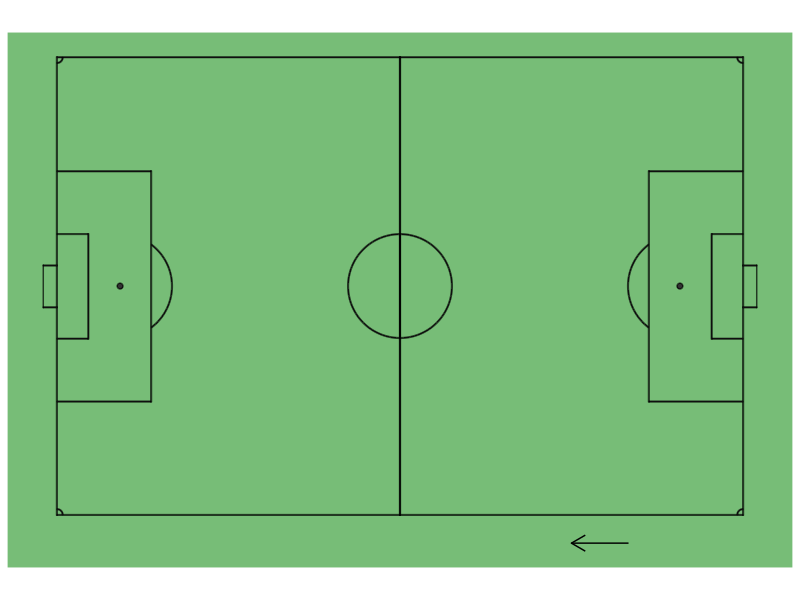
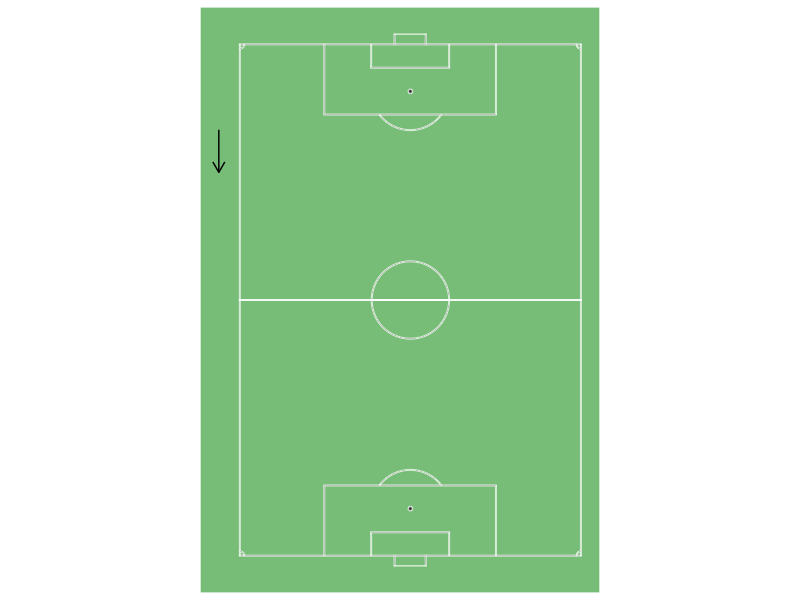

Source code (R) for these figures, in order:
library(ggplot2)

###Define the Pitch Visualization
stadiumlength <- 120
stadiumwidth <- 80
linewidth <- .12
goalboxlength <- 16.5
goalboxpos <- (stadiumwidth-goalboxlength*2-7.32)/2
smallboxlength <- 5.5
smallboxpos <- goalboxpos+goalboxlength-smallboxlength
crossbarl <- 7.32
crossbarh <- 2.44
goalpos <- goalboxpos+goalboxlength
attdefzone <- 30
channel <- 4
channelsplit <- 25



##Define the circle function that we will be using to create the center cirlce as well as the 18 yard box circles
circle_fun <- function(center=c(0,0), diameter=1, npoints=1000, start=0, end=2){
  tt <- seq(start*pi, end*pi, length.out=npoints)
  data.frame(
    x = center[1] + diameter / 2 * cos(tt),
    y = center[2] + diameter / 2 * sin(tt)
  )
}


##everything we build on one side of the pitch should be mirrored on the other side of the pitch
##this assumes that our pitch diagram goes down -> up
mirror <- function(x) stadiumlength-x


## To use ggplot2, we need to define all the points that will go into the shape of the field
## The four parameters are: x (width values), y (length values), group (for the two sides), desc (a description for ease of use and further customization)
segment_coord <- function(x, y, group, desc){
  segment_df <- data.frame(x = x, y = y) 
  segment_df$group <- group
  segment_df$side <- 1
  group <- group + 1
  
  # The same thing for the opposite side
  segment_df2 <- data.frame(x = x, y = mirror(y))
  segment_df2$group <- group
  segment_df2$side <- 2
  group <<- group + 1
  
  # On reunit les donnees
  segment_df <- rbind(segment_df, segment_df2)
  segment_df$desc <- desc
  
  return(segment_df)
}

####this function will rotate the pitch if you want to see the field horizontally 
rotate_pitch <- function(pitch, theta=pi/2){
  pitch_r <- pitch
  pitch_r$x <- pitch_r$x / 180 * pi
  pitch_r$y <- pitch_r$y / 180 * pi
  matrix_r <- matrix(c(cos(theta), sin(theta), -sin(theta), cos(theta)), ncol = 2)
  coords_r <- apply(pitch_r[,c("x","y")], 1, function(x) x %*% matrix_r)
  pitch_r$x <- coords_r[1,] ; pitch_r$y <- coords_r[2,]
  pitch_r$x <- pitch_r$x * 180 / pi
  pitch_r$y <- pitch_r$y * 180 / pi
  return(pitch_r)
}




##Here we define the circles we need for our field. Our field lines have width of 12cm.
#Center Circle -- at midpoint of the halfway line, with radius of 9.15m (10 yards)
centercircle_outer <- circle_fun(center=c(stadiumwidth/2,stadiumlength/2),diameter = 9.15 * 2)
centercircle_inner <- circle_fun(center=c(stadiumwidth/2,stadiumlength/2),diameter = (9.15-linewidth) * 2)

#Penalty Arc -- arc from penalty spot (11 meters, 12 yards) with radius of 9.15 m (10 yards)
penaltyarc_outer <- circle_fun(center=c(stadiumwidth/2,11),diameter = 9.15 * 2)
penaltyarc_inner <- circle_fun(center=c(stadiumwidth/2,11),diameter = (9.15-linewidth) * 2)

#corner arcs
cornerarc_outer_r <- circle_fun(center = c(stadiumwidth,0),diameter = 1*2)
cornerarc_inner_r <- circle_fun(center = c(stadiumwidth,0),diameter = (1-linewidth)*2)

cornerarc_outer_l <- circle_fun(center = c(0,0),diameter = 1*2)
cornerarc_inner_l <- circle_fun(center = c(0,0),diameter = (1-linewidth)*2)

#penalty spot
penaltyspot <- circle_fun(center=c(stadiumwidth/2,11),diameter=.5*2)


##Now, we generate our dataframe that contains the points for all of our field markings
group <- 1

pitch <- segment_coord(x=c(0-linewidth,0-linewidth,stadiumwidth+linewidth,stadiumwidth+linewidth)
                       ,y=c(0-linewidth,0,0,0-linewidth),group=group,desc = "goal line") 

pitch <- rbind(pitch,segment_coord(x=c(0-linewidth,0-linewidth,0,0)
                                   ,y=c(0,stadiumlength/2-linewidth/2,stadiumlength/2-linewidth/2,0),group=group,desc = "left touch line"))

pitch <- rbind(pitch,segment_coord(x=c(stadiumwidth,stadiumwidth,stadiumwidth+linewidth,stadiumwidth+linewidth)
                                   ,y=c(0,stadiumlength/2-linewidth/2,stadiumlength/2-linewidth/2,0),group=group,desc = "right touch line"))

pitch <- rbind(pitch,segment_coord(x=c(goalboxpos-linewidth,goalboxpos-linewidth,goalboxpos,goalboxpos)
                                   ,y=c(0,goalboxlength-linewidth,goalboxlength-linewidth,0),group=group,desc = "left 18 yard box"))

pitch <- rbind(pitch,segment_coord(x=c(stadiumwidth-goalboxpos-linewidth,stadiumwidth-goalboxpos-linewidth,stadiumwidth-goalboxpos,stadiumwidth-goalboxpos)
                                   ,y=c(0,goalboxlength-linewidth,goalboxlength-linewidth,0),group=group,desc = "right 18 yard box"))

pitch <- rbind(pitch,segment_coord(x=c(goalboxpos-linewidth,goalboxpos-linewidth,stadiumwidth-goalboxpos,stadiumwidth-goalboxpos)
                                   ,y=c(goalboxlength-linewidth,goalboxlength,goalboxlength,goalboxlength-linewidth),group=group,desc = "18 yard box line"))

pitch <- rbind(pitch, segment_coord(x=c(smallboxpos-linewidth,smallboxpos-linewidth,smallboxpos,smallboxpos)
                                    ,y=c(0,smallboxlength-linewidth,smallboxlength-linewidth,0),group=group,desc = "left 6 yard box"))

pitch <- rbind(pitch, segment_coord(x=c(stadiumwidth-smallboxpos-linewidth,stadiumwidth-smallboxpos-linewidth,stadiumwidth-smallboxpos,stadiumwidth-smallboxpos)
                                    ,y=c(0,smallboxlength-linewidth,smallboxlength-linewidth,0),group=group,desc = "right 6 yard box"))

pitch <- rbind(pitch, segment_coord(x=c(smallboxpos-linewidth,smallboxpos-linewidth,stadiumwidth-smallboxpos,stadiumwidth-smallboxpos)
                                    ,y=c(smallboxlength-linewidth,smallboxlength,smallboxlength,smallboxlength-linewidth),group=group,desc = "6 yard box line"))

pitch <- rbind(pitch, segment_coord(x=c(goalpos-linewidth,goalpos-linewidth,goalpos,goalpos)
                                    ,y=c(0-crossbarh,0,0,0-crossbarh),group=group,desc = "left goal post"))

pitch <- rbind(pitch, segment_coord(x=c(stadiumwidth-goalpos-linewidth,stadiumwidth-goalpos-linewidth,stadiumwidth-goalpos,stadiumwidth-goalpos)
                                    ,y=c(0-crossbarh,0,0,0-crossbarh),group=group,desc = "right goal post"))

pitch <- rbind(pitch, segment_coord(x=c(goalpos-linewidth,goalpos-linewidth,stadiumwidth-goalpos,stadiumwidth-goalpos)
                                    ,y=c(0-crossbarh,0-crossbarh,0-crossbarh,0-crossbarh),group=group,desc = "crossbar"))

pitch <- rbind(pitch, segment_coord(x=penaltyspot[,"x"]
                                    ,y=penaltyspot[,"y"],group=group,desc = "penalty spot"))

pitch <- rbind(pitch, segment_coord(x=c(centercircle_outer[centercircle_outer$y<=stadiumlength/2,"x"],rev(centercircle_inner[centercircle_inner$y<=stadiumlength/2,"x"]))
                                    ,y=c(centercircle_outer[centercircle_outer$y<=stadiumlength/2,"y"],rev(centercircle_inner[centercircle_inner$y<=stadiumlength/2,"y"])),group=group,desc = "center circle"))


pitch <- rbind(pitch, segment_coord(x=c(0-linewidth,0-linewidth,stadiumwidth+linewidth,stadiumwidth+linewidth)
                                    ,y=c(stadiumlength/2-linewidth/2,stadiumlength/2+linewidth/2,stadiumlength/2+linewidth/2,stadiumlength/2-linewidth/2),group=group,desc = "halfway line"))

pitch <- rbind(pitch, segment_coord(x=c(penaltyarc_outer[penaltyarc_outer$y>=goalboxlength,"x"],rev(penaltyarc_inner[penaltyarc_inner$y>=goalboxlength,"x"]))
                                    ,y=c(penaltyarc_outer[penaltyarc_outer$y>=goalboxlength,"y"],rev(penaltyarc_inner[penaltyarc_inner$y>=goalboxlength,"y"])),group=group,desc = "penalty arc"))

pitch <- rbind(pitch, segment_coord(x=c(cornerarc_outer_l[cornerarc_outer_l$x>=0 & cornerarc_outer_l$y>=0,"x"],rev(cornerarc_inner_l[cornerarc_inner_l$x>=0 & cornerarc_inner_l$y>=0,"x"]))
                                    ,y=c(cornerarc_outer_l[cornerarc_outer_l$x>=0 & cornerarc_outer_l$y>=0,"y"],rev(cornerarc_inner_l[cornerarc_inner_l$x>=0 & cornerarc_inner_l$y>=0,"y"])),group=group,desc = "left corner"))

pitch <- rbind(pitch, segment_coord(x=c(cornerarc_outer_r[cornerarc_outer_r$x>=0&cornerarc_outer_r$x<=stadiumwidth & cornerarc_outer_r$y>=0,"x"],rev(cornerarc_inner_r[cornerarc_inner_r$x>=0&cornerarc_inner_r$x<=stadiumwidth& cornerarc_inner_r$y>=0,"x"]))
                                    ,y=c(cornerarc_outer_r[cornerarc_outer_r$x>=0&cornerarc_outer_r$x<=stadiumwidth & cornerarc_outer_r$y>=0,"y"],rev(cornerarc_inner_r[cornerarc_inner_r$x>=0&cornerarc_inner_r$x<=stadiumwidth & cornerarc_inner_r$y>=0,"y"])),group=group,desc = "right corner"))


#######This section will add zones as per Benfica LAB's diagrams (note, it would be nice to create a zonal function so the zones can change)
pitch <- rbind(pitch, segment_coord(x=c(0-linewidth,0-linewidth,stadiumwidth+linewidth,stadiumwidth+linewidth)
                                    ,y=c(attdefzone-linewidth/2,attdefzone+linewidth/2,attdefzone+linewidth/2,attdefzone-linewidth/2),group=group,desc = "attacking zone"))

pitch <- rbind(pitch,segment_coord(x=c(goalboxpos+channel-linewidth,goalboxpos+channel-linewidth,goalboxpos+channel,goalboxpos+channel)
                                   ,y=c(0,stadiumlength/2-linewidth/2,stadiumlength/2-linewidth/2,0),group=group,desc = "left channel"))

pitch <- rbind(pitch,segment_coord(x=c(stadiumwidth-goalboxpos-channel-linewidth,stadiumwidth-goalboxpos-channel-linewidth,stadiumwidth-goalboxpos-channel,stadiumwidth-goalboxpos-channel)
                                   ,y=c(0,stadiumlength/2-linewidth/2,stadiumlength/2-linewidth/2,0),group=group,desc = "right channel"))

pitch <- pitch <- rbind(pitch,segment_coord(x=c(stadiumwidth/2-linewidth/2,stadiumwidth/2-linewidth/2,stadiumwidth/2+linewidth/2,stadiumwidth/2+linewidth/2)
                                            ,y=c(0,attdefzone,attdefzone,0),group=group,desc = "middle channel"))

pitch <- rbind(pitch,segment_coord(x=seq(0,goalboxpos,length.out = 20)
                                   ,y=seq(channelsplit,goalboxlength,length.out = 20),group=group,desc = "center left channel"))

pitch <- rbind(pitch,segment_coord(x=seq(stadiumwidth,stadiumwidth-goalboxpos,length.out = 20)
                                   ,y=seq(channelsplit,goalboxlength,length.out = 20),group=group,desc = "center right channel"))


vert3 <- ggplot() + geom_polygon(data = pitch[pitch$group %in% seq(1:36),], aes(x = x, y = y, group = group), col = "#FFFFFFB3") +
  #geom_polygon(data = pitch[pitch$group %in% seq(from=37,to=48),], aes(x=x, y=y, group=group), col= "#FFFF00B3") + 
  geom_segment(aes(x=-5,y=100,xend=-5,yend=90),arrow=arrow(length = unit(0.03, "npc")))+
  coord_equal() +
  ylim(-20,125) +
  xlim(-20,88) +
  scale_x_continuous(breaks = NULL) +
  scale_y_continuous(breaks = NULL) +
  xlab("") + ylab("") +
  theme(axis.text.x = element_blank(),
        axis.text.y = element_blank(), axis.ticks.x = element_blank(),
        axis.ticks.y = element_blank(), axis.title = element_blank(),
        panel.background = element_rect(fill = "#77BD77",
                                        colour = "#77BD77",
                                        size = 0.5, linetype = "solid")
  )



#Rotated Pitch
horipitch <- rotate_pitch(pitch, theta = pi/2)
horipitch2 <- horipitch
horipitch2$y <- horipitch2$y * -1

hori5 <- ggplot()+ geom_polygon(data = horipitch2[horipitch2$group %in% seq(1:36),], aes(x = x, y = y, group = group), col = "#000000B3") +
  #geom_polygon(data = horipitch2[horipitch2$group %in% seq(from=37,to=48),], aes(x=x, y=y, group=group), col= "#FFFF00B3") + 
  geom_segment(aes(x=100,y=-5,xend=90,yend=-5),arrow=arrow(length = unit(0.03, "npc")))+
  coord_equal() +
  # xlim(-10,115) +
  # ylim(-10,78) +
  #theme(panel.background = element_rect(fill = '#77BD77', colour = '#77BD77'))
  scale_x_continuous(breaks = NULL) +
  scale_y_continuous(breaks = NULL) +
  xlab("") + ylab("") +
  theme(axis.text.x = element_blank(),
        axis.text.y = element_blank(), 
        axis.ticks.x = element_blank(),
        axis.ticks.y = element_blank(), axis.title = element_blank(),
        panel.background = element_rect(fill = "#77BD77",
                                        colour = "#77BD77")
  )
# green pitch = 77BD77